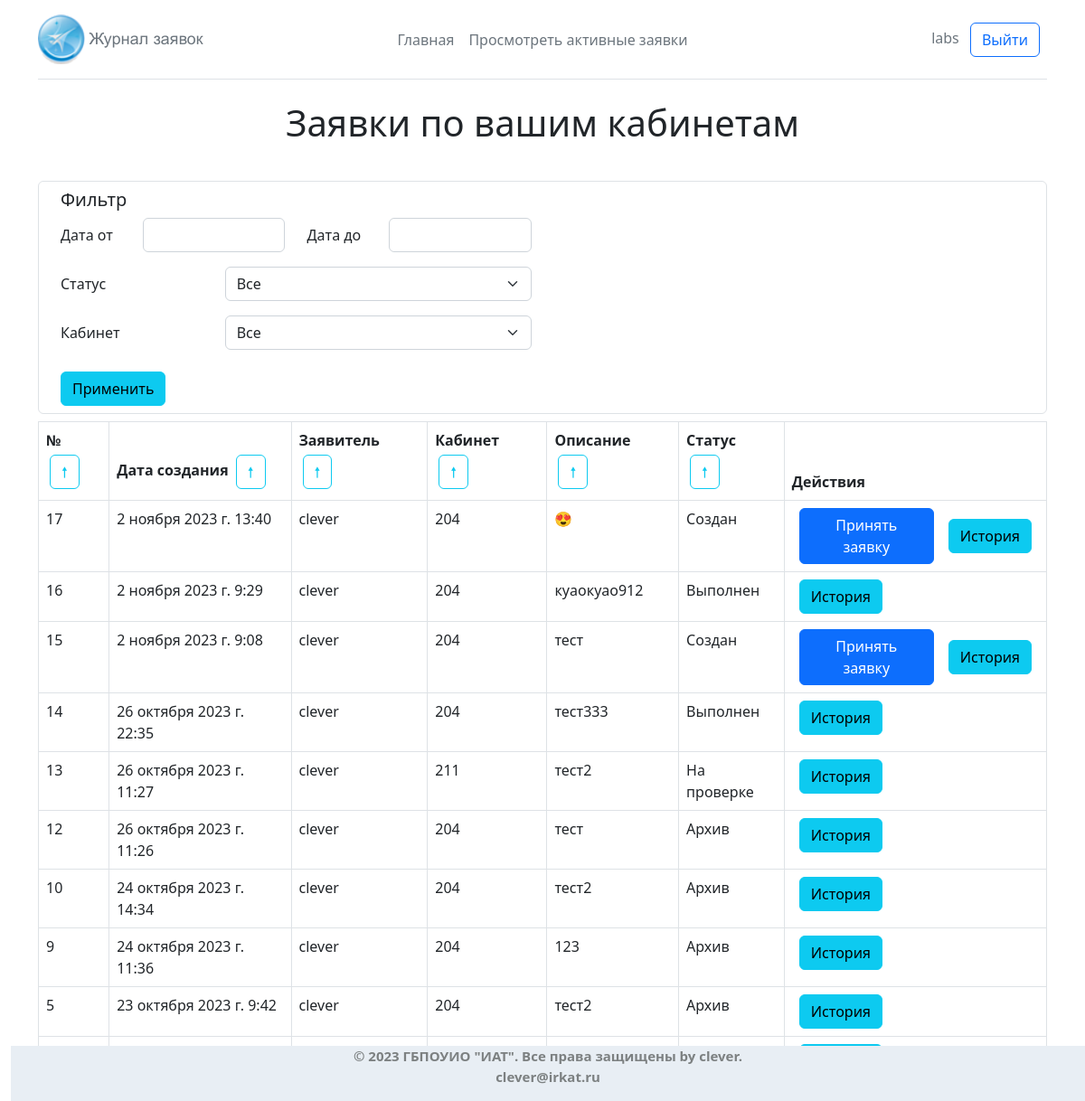
Before: /labs_applications/ (signed in) with the older database file.
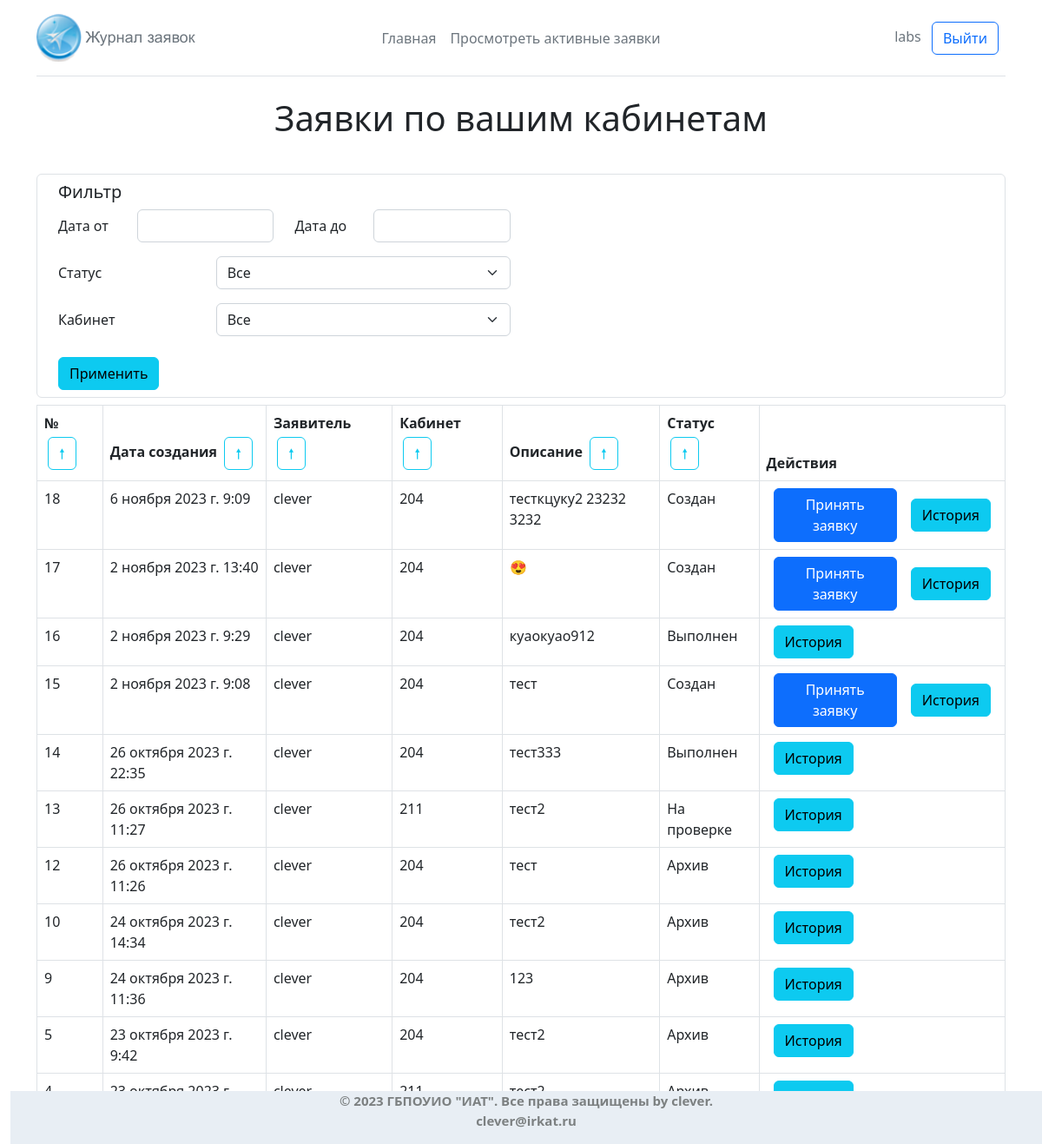
After: the same page with the newer database file.
### core/models.py (models this page shows, shortened)
class Application(models.Model):
    date = models.DateTimeField(default=timezone.now, verbose_name = 'Дата и Время')
    auth_user = models.ForeignKey(AuthUser, on_delete=models.CASCADE, null=True, blank=True, verbose_name = 'Преподователь')
    number_cab = models.ForeignKey(office, on_delete=models.CASCADE, null=True, blank=True, verbose_name = 'Выберите кабинет')
    description = models.TextField('Описание проблемы')
    status_application = models.ForeignKey(Status, on_delete=models.CASCADE, default='1', verbose_name = 'Cтатус')
    worker = models.ForeignKey(
        User,
        on_delete=models.SET_NULL,
        null=True,
        blank=True,
        limit_choices_to={'groups__name': 'labs'},  # Фильтр для выбора только пользователей из группы 'labs'
        verbose_name = 'Лаборант'
    )
    comments = models.TextField('Комментарии',  null=True, blank=True)
    history = HistoricalRecords()
    class Meta:
        db_table = 'applications'
        verbose_name = 'Заявка'
        verbose_name_plural = 'Заявки'

class AuthUser(models.Model):
    password = models.CharField(max_length=128)
    last_login = models.DateTimeField(blank=True, null=True)
    is_superuser = models.BooleanField()
    username = models.CharField(unique=True, max_length=150)
    last_name = models.CharField(max_length=150)
    email = models.CharField(max_length=254)
    is_staff = models.BooleanField()
    is_active = models.BooleanField()
    date_joined = models.DateTimeField()
    first_name = models.CharField(max_length=150)
    class Meta:
        managed = False
        db_table = 'auth_user'
        verbose_name = 'Преподователь'
        verbose_name_plural = 'Преподователи'

class office(models.Model):
    number = models.CharField('Номера кабинета', default="", max_length=9)
    class Meta:
        db_table = 'offices'
        verbose_name = 'кабинет'
        verbose_name_plural = 'кабинеты'
    def __str__(self):
        return f'{self.number}'

class Status(models.Model):
    name = models.CharField(max_length=128)
    class Meta:
        db_table = 'statuses'
        verbose_name = 'Статус'
        verbose_name_plural = 'Статус'

### labs_applications/views.py (the view)
# urls.py: path('', views.lab_cabinet_applications, name='lab_cabinet_applications'),
@login_required
def lab_cabinet_applications(request):
    current_user = request.user
    sortings = get_sortings(request)
    filters = get_filters(request)
    lab_cabinets = Labs_cabinets.objects.filter(worker=current_user)
    statuses = Status.objects.all()
    cabinets = office.objects.all()
    cabinet_numbers = [cabinet.cabinet for cabinet in lab_cabinets]
    applications = Application.objects.filter(
        Q(
            **dict(
                list({'number_cab__in':cabinet_numbers}.items()) +
                list(filters.items())
            )
        )
    ).order_by(sortings['ascing'] + sortings['sorting'])
    return render(
        request,
        'labs_applications.html',
        {
            'applications': applications,
            'current_sorting': sortings['sorting'],
            'current_ascing': sortings['current_ascing'],
            'statuses': statuses,
            'filters': filters,
            'cabinets': cabinets,
        }
    )

### core/filters.py (called while the page is built)
def get_sortings(request):
    sorting = '-id'
    ascing = ''
    current_ascing = 1
    if request.POST.get('sorting') != None:
        sorting = request.POST.get('sorting')
    if request.POST.get('ascing') != None and request.POST.get('ascing') == '0':
        ascing = '-'
        current_ascing = 0
    return {
        'sorting': sorting,
        'ascing': ascing,
        'current_ascing': current_ascing
    }

### labs_applications/templates/labs_applications.html (shortened to what the changed rows need)
{% extends 'main/general.html' %}
{% load crispy_forms_tags %}
{% load static %}
{% block body %}
<div class='container'>
    <h1 class="header_text">Заявки по вашим кабинетам</h1><br>
    <table class="table table-bordered">
        <thead>
        <tr>
            <th>
                №
                <form action="{% url 'labs_applications:lab_cabinet_applications' %}" method="POST" class="d-inline-block p-1">
                    <button type="submit" class="btn btn-outline-info">
                        {% if current_sorting == 'id' and current_ascing == 1 %}
                        🠗
                        {% else %}
                        🠕
                        {% endif %}
                    </button>
                </form>
            </th>
            <th>
                Дата создания
                <form action="{% url 'labs_applications:lab_cabinet_applications' %}" method="POST" class="d-inline-block p-1">
                    <button type="submit" class="btn btn-outline-info">
                        {% if current_sorting == 'date' and current_ascing == 1 %}
                        🠗
                        {% else %}
                        🠕
                        {% endif %}
                    </button>
                </form>
            </th>
            <th>
                Заявитель
                <form action="{% url 'labs_applications:lab_cabinet_applications' %}" method="POST" class="d-inline-block p-1">
                    <button type="submit" class="btn btn-outline-info">
                        {% if current_sorting == 'auth_user' and current_ascing == 1 %}
                        🠗
                        {% else %}
                        🠕
                        {% endif %}
                    </button>
                </form>
            </th>
            <th>
                Кабинет
                <form action="{% url 'labs_applications:lab_cabinet_applications' %}" method="POST" class="d-inline-block p-1">
                    <button type="submit" class="btn btn-outline-info">
                        {% if current_sorting == 'number_cab' and current_ascing == 1 %}
                        🠗
                        {% else %}
                        🠕
                        {% endif %}
                    </button>
                </form>
            </th>
            <th>
                Описание
                <form action="{% url 'labs_applications:lab_cabinet_applications' %}" method="POST" class="d-inline-block p-1">
                    <button type="submit" class="btn btn-outline-info">
                        {% if current_sorting == 'description' and current_ascing == 1 %}
                        🠗
                        {% else %}
                        🠕
                        {% endif %}
                    </button>
                </form>
            </th>
            <th>
                Статус
                <form action="{% url 'labs_applications:lab_cabinet_applications' %}" method="POST" class="d-inline-block p-1">
                    <button type="submit" class="btn btn-outline-info">
                        {% if current_sorting == 'status_application' and current_ascing == 1 %}
                        🠗
                        {% else %}
                        🠕
                        {% endif %}
                    </button>
                </form>
            </th>
            <th>Действия</th>
        </tr>
        </thead>
        <tbody>
        {% for application in applications %}
            <tr>
            <td>{{ application.id }}</td>
            <td>{{ application.date }}</td>
            <td>{{ application.auth_user.username }}</td>
            <td>{{ application.number_cab }}</td>
            <td>{{ application.description }}</td>
            <td>{{ application.status_application.name }}</td>
            <td>
                <div class="d-flex flex-row align-items-center">
                    {% if application.status_application.id == 1 %}
                        <form class="mx-2" method="POST" action="{% url 'labs_applications:take_application' application.id %}">
                            <button type="submit" class="btn btn-primary">Принять заявку</button>
                        </form>
                    {% endif %}
                    <div class="mx-2">
                        <button class="btn btn-info" type="button" data-bs-toggle="modal" data-bs-target="#historyModal{{ application.id }}">История</button>
                    </div>
                </div>
            </td>
            </tr>
        {% endfor %}
        </tbody>
    </table>
</div>
{% endblock %}

Changed rows visible on the page:
added Application: id "18", date "6 ноября 2023 г. 9:09", auth_user.username "clever", number_cab "204", description "тесткцуку2 23232 3232", status_application.name "Создан"
